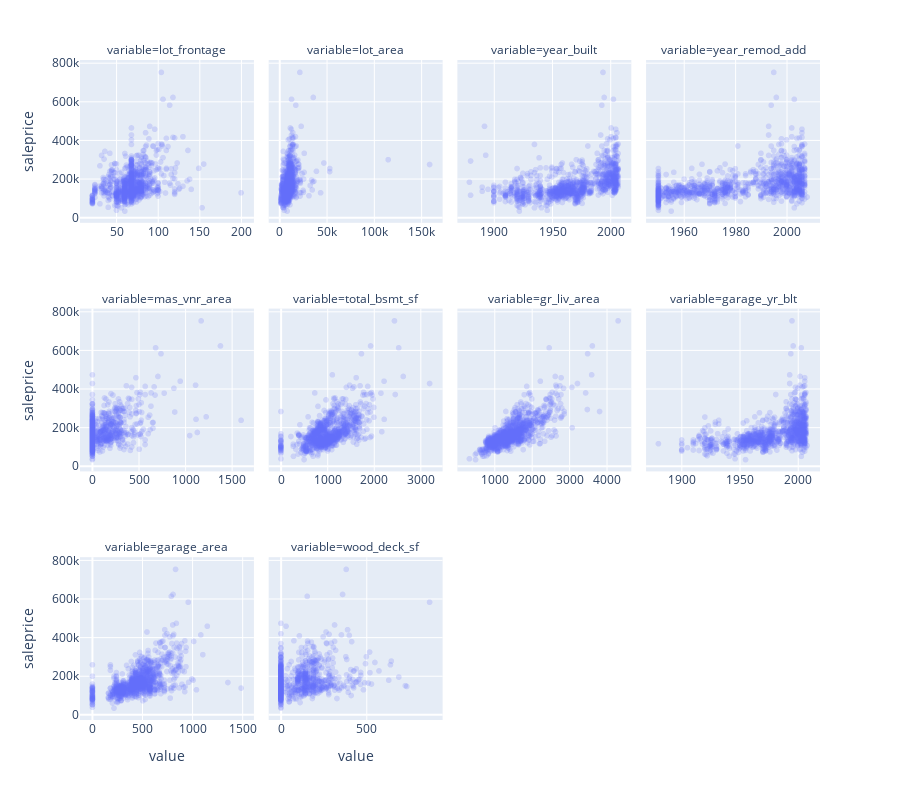

The cell this chart's notebook holds for it:
### Markdown cell above
## Realtionship with the response (sale price)

Let's examine the relationship of several variables with sale price.

First, let's compare the continuous variables with sale price using scatterplots:

### Code cell
fig = px.scatter(ames_numeric.melt(id_vars="saleprice"),
                 x="value", y="saleprice", facet_col="variable", 
                 facet_col_wrap=4, opacity=0.2, height=800,
                 facet_row_spacing=0.13)
fig.update_xaxes(matches=None, showticklabels=True)

### Figure 1 — Plotly figure (JSON) as saved in the notebook; plotly's stock layout.template omitted (floating-point values rounded to 4 significant figures; data arrays with more than 128 entries replaced by an {"elided": "..."} marker saying what was removed)
{"data": [{"hovertemplate": "variable=lot_frontage<br>value=%{x}<br>saleprice=%{y}<extra></extra>", "legendgroup": "", "marker": {"color": "#636efa", "opacity": 0.2, "symbol": "circle"}, "mode": "markers", "name": "", "showlegend": false, "type": "scattergl", "x": {"elided": "1126 int values"}, "xaxis": "x9", "y": {"elided": "1126 int values"}, "yaxis": "y9"}, {"hovertemplate": "variable=lot_area<br>value=%{x}<br>saleprice=%{y}<extra></extra>", "legendgroup": "", "marker": {"color": "#636efa", "opacity": 0.2, "symbol": "circle"}, "mode": "markers", "name": "", "showlegend": false, "type": "scattergl", "x": {"elided": "1126 int values"}, "xaxis": "x10", "y": {"elided": "1126 int values"}, "yaxis": "y10"}, {"hovertemplate": "variable=year_built<br>value=%{x}<br>saleprice=%{y}<extra></extra>", "legendgroup": "", "marker": {"color": "#636efa", "opacity": 0.2, "symbol": "circle"}, "mode": "markers", "name": "", "showlegend": false, "type": "scattergl", "x": {"elided": "1126 int values"}, "xaxis": "x11", "y": {"elided": "1126 int values"}, "yaxis": "y11"}, {"hovertemplate": "variable=year_remod_add<br>value=%{x}<br>saleprice=%{y}<extra></extra>", "legendgroup": "", "marker": {"color": "#636efa", "opacity": 0.2, "symbol": "circle"}, "mode": "markers", "name": "", "showlegend": false, "type": "scattergl", "x": {"elided": "1126 int values"}, "xaxis": "x12", "y": {"elided": "1126 int values"}, "yaxis": "y12"}, {"hovertemplate": "variable=mas_vnr_area<br>value=%{x}<br>saleprice=%{y}<extra></extra>", "legendgroup": "", "marker": {"color": "#636efa", "opacity": 0.2, "symbol": "circle"}, "mode": "markers", "name": "", "showlegend": false, "type": "scattergl", "x": {"elided": "1126 int values"}, "xaxis": "x5", "y": {"elided": "1126 int values"}, "yaxis": "y5"}, {"hovertemplate": "variable=total_bsmt_sf<br>value=%{x}<br>saleprice=%{y}<extra></extra>", "legendgroup": "", "marker": {"color": "#636efa", "opacity": 0.2, "symbol": "circle"}, "mode": "markers", "name": "", "showlegend": false, "type": "scattergl", "x": {"elided": "1126 int values"}, "xaxis": "x6", "y": {"elided": "1126 int values"}, "yaxis": "y6"}, {"hovertemplate": "variable=gr_liv_area<br>value=%{x}<br>saleprice=%{y}<extra></extra>", "legendgroup": "", "marker": {"color": "#636efa", "opacity": 0.2, "symbol": "circle"}, "mode": "markers", "name": "", "showlegend": false, "type": "scattergl", "x": {"elided": "1126 int values"}, "xaxis": "x7", "y": {"elided": "1126 int values"}, "yaxis": "y7"}, {"hovertemplate": "variable=garage_yr_blt<br>value=%{x}<br>saleprice=%{y}<extra></extra>", "legendgroup": "", "marker": {"color": "#636efa", "opacity": 0.2, "symbol": "circle"}, "mode": "markers", "name": "", "showlegend": false, "type": "scattergl", "x": {"elided": "1126 int values"}, "xaxis": "x8", "y": {"elided": "1126 int values"}, "yaxis": "y8"}, {"hovertemplate": "variable=garage_area<br>value=%{x}<br>saleprice=%{y}<extra></extra>", "legendgroup": "", "marker": {"color": "#636efa", "opacity": 0.2, "symbol": "circle"}, "mode": "markers", "name": "", "showlegend": false, "type": "scattergl", "x": {"elided": "1126 int values"}, "xaxis": "x", "y": {"elided": "1126 int values"}, "yaxis": "y"}, {"hovertemplate": "variable=wood_deck_sf<br>value=%{x}<br>saleprice=%{y}<extra></extra>", "legendgroup": "", "marker": {"color": "#636efa", "opacity": 0.2, "symbol": "circle"}, "mode": "markers", "name": "", "showlegend": false, "type": "scattergl", "x": {"elided": "1126 int values"}, "xaxis": "x2", "y": {"elided": "1126 int values"}, "yaxis": "y2"}], "layout": {"annotations": [{"font": {}, "showarrow": false, "text": "variable=garage_area", "x": 0.1175, "xanchor": "center", "xref": "paper", "y": 0.2467, "yanchor": "bottom", "yref": "paper"}, {"font": {}, "showarrow": false, "text": "variable=wood_deck_sf", "x": 0.3725, "xanchor": "center", "xref": "paper", "y": 0.2467, "yanchor": "bottom", "yref": "paper"}, {"font": {}, "showarrow": false, "text": "variable=mas_vnr_area", "x": 0.1175, "xanchor": "center", "xref": "paper", "y": 0.6233, "yanchor": "bottom", "yref": "paper"}, {"font": {}, "showarrow": false, "text": "variable=total_bsmt_sf", "x": 0.3725, "xanchor": "center", "xref": "paper", "y": 0.6233, "yanchor": "bottom", "yref": "paper"}, {"font": {}, "showarrow": false, "text": "variable=gr_liv_area", "x": 0.6275, "xanchor": "center", "xref": "paper", "y": 0.6233, "yanchor": "bottom", "yref": "paper"}, {"font": {}, "showarrow": false, "text": "variable=garage_yr_blt", "x": 0.8825, "xanchor": "center", "xref": "paper", "y": 0.6233, "yanchor": "bottom", "yref": "paper"}, {"font": {}, "showarrow": false, "text": "variable=lot_frontage", "x": 0.1175, "xanchor": "center", "xref": "paper", "y": 1, "yanchor": "bottom", "yref": "paper"}, {"font": {}, "showarrow": false, "text": "variable=lot_area", "x": 0.3725, "xanchor": "center", "xref": "paper", "y": 1, "yanchor": "bottom", "yref": "paper"}, {"font": {}, "showarrow": false, "text": "variable=year_built", "x": 0.6275, "xanchor": "center", "xref": "paper", "y": 1, "yanchor": "bottom", "yref": "paper"}, {"font": {}, "showarrow": false, "text": "variable=year_remod_add", "x": 0.8825, "xanchor": "center", "xref": "paper", "y": 1, "yanchor": "bottom", "yref": "paper"}], "height": 800, "legend": {"tracegroupgap": 0}, "margin": {"t": 60}, "xaxis": {"anchor": "y", "domain": [0, 0.235], "showticklabels": true, "title": {"text": "value"}}, "xaxis10": {"anchor": "y10", "domain": [0.255, 0.49], "showticklabels": true}, "xaxis11": {"anchor": "y11", "domain": [0.51, 0.745], "showticklabels": true}, "xaxis12": {"anchor": "y12", "domain": [0.765, 1.0], "showticklabels": true}, "xaxis2": {"anchor": "y2", "domain": [0.255, 0.49], "showticklabels": true, "title": {"text": "value"}}, "xaxis3": {"anchor": "y3", "domain": [0.51, 0.745], "showticklabels": true, "title": {"text": "value"}}, "xaxis4": {"anchor": "y4", "domain": [0.765, 1.0], "showticklabels": true, "title": {"text": "value"}}, "xaxis5": {"anchor": "y5", "domain": [0, 0.235], "showticklabels": true}, "xaxis6": {"anchor": "y6", "domain": [0.255, 0.49], "showticklabels": true}, "xaxis7": {"anchor": "y7", "domain": [0.51, 0.745], "showticklabels": true}, "xaxis8": {"anchor": "y8", "domain": [0.765, 1.0], "showticklabels": true}, "xaxis9": {"anchor": "y9", "domain": [0, 0.235], "showticklabels": true}, "yaxis": {"anchor": "x", "domain": [0, 0.2467], "title": {"text": "saleprice"}}, "yaxis10": {"anchor": "x10", "domain": [0.7533, 1], "matches": "y", "showticklabels": false}, "yaxis11": {"anchor": "x11", "domain": [0.7533, 1], "matches": "y", "showticklabels": false}, "yaxis12": {"anchor": "x12", "domain": [0.7533, 1], "matches": "y", "showticklabels": false}, "yaxis2": {"anchor": "x2", "domain": [0, 0.2467], "matches": "y", "showticklabels": false}, "yaxis3": {"anchor": "x3", "domain": [0, 0.2467], "matches": "y", "showticklabels": false}, "yaxis4": {"anchor": "x4", "domain": [0, 0.2467], "matches": "y", "showticklabels": false}, "yaxis5": {"anchor": "x5", "domain": [0.3767, 0.6233], "matches": "y", "title": {"text": "saleprice"}}, "yaxis6": {"anchor": "x6", "domain": [0.3767, 0.6233], "matches": "y", "showticklabels": false}, "yaxis7": {"anchor": "x7", "domain": [0.3767, 0.6233], "matches": "y", "showticklabels": false}, "yaxis8": {"anchor": "x8", "domain": [0.3767, 0.6233], "matches": "y", "showticklabels": false}, "yaxis9": {"anchor": "x9", "domain": [0.7533, 1], "matches": "y", "title": {"text": "saleprice"}}}}
